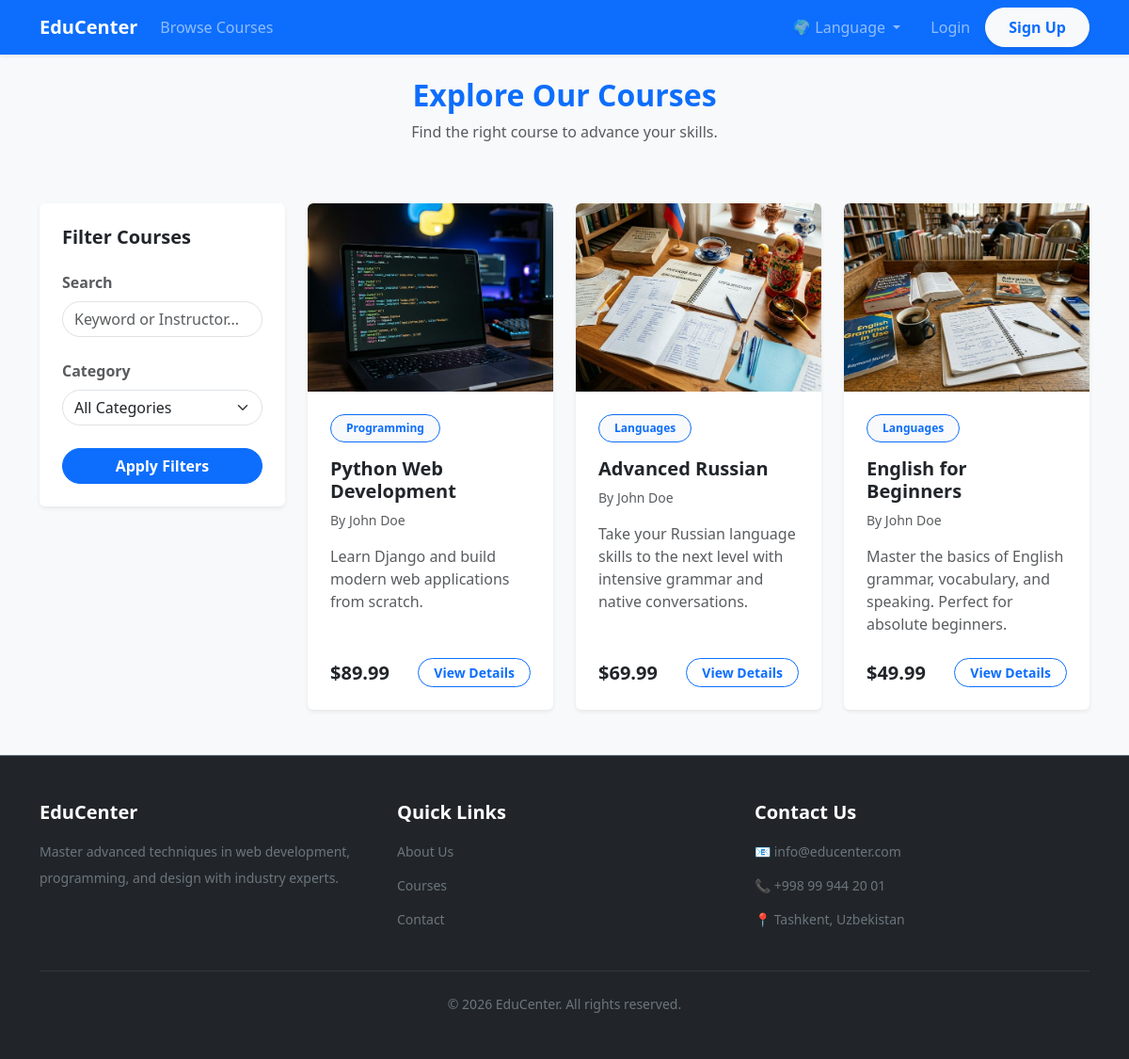
Page /courses/ on the committed database.
### courses/models.py (models this page shows, shortened)
class Course(models.Model):
    LEVEL_CHOICES = (
        ('beginner', 'Beginner'),
        ('intermediate', 'Intermediate'),
        ('advanced', 'Advanced'),
    )
    title = models.CharField(max_length=200)
    description = models.TextField()
    category = models.ForeignKey(Category, on_delete=models.SET_NULL, null=True, related_name='courses')
    instructor = models.ForeignKey(
        settings.AUTH_USER_MODEL,
        on_delete=models.CASCADE,
        limit_choices_to={'role': 'instructor'},
        related_name='taught_courses'
    )
    price = models.DecimalField(max_digits=10, decimal_places=2, default=0.00)
    duration = models.IntegerField(help_text="Duration in weeks", default=4)
    level = models.CharField(max_length=20, choices=LEVEL_CHOICES, default='beginner')
    image = models.ImageField(upload_to='course_images/', blank=True, null=True)
    created_at = models.DateTimeField(auto_now_add=True)

class Category(models.Model):
    name = models.CharField(max_length=100)
    description = models.TextField(blank=True)
    class Meta:
        verbose_name_plural = "Categories"

### users/models.py (models this page shows)
class User(AbstractUser):
    ROLE_CHOICES = (
        ('student', 'Student'),
        ('admin', 'Admin'),
        ('instructor', 'Instructor'),
    )
    role = models.CharField(max_length=20, choices=ROLE_CHOICES, default='student')
    profile_picture = models.ImageField(upload_to='profile_pics/', blank=True, null=True)

### courses/views.py (the view)
# urls.py: path('', views.course_list, name='course_list'),
def course_list(request):
    query = request.GET.get('q', '')
    category_id = request.GET.get('category', '')
    courses = Course.objects.all().order_by('-created_at')
    if query:
        courses = courses.filter(
            Q(title__icontains=query) |
            Q(description__icontains=query) |
            Q(instructor__username__icontains=query)
        )
    if category_id:
        courses = courses.filter(category_id=category_id)
    paginator = Paginator(courses, 6) # 6 courses per page
    page_number = request.GET.get('page')
    page_obj = paginator.get_page(page_number)
    categories = Category.objects.all()
    context = {
        'page_obj': page_obj,
        'categories': categories,
        'query': query,
        'current_category': category_id,
    }
    return render(request, 'courses/course_list.html', context)

### templates/courses/course_list.html (shortened to what this page needs)
{% extends 'base.html' %}
{% block content %}
<div class="row mb-5">
    <div class="col-12 text-center">
        <h2 class="text-primary fw-bold">Explore Our Courses</h2>
        <p class="text-muted">Find the right course to advance your skills.</p>
    </div>
</div>
<div class="row">
    <div class="col-lg-3 col-md-4 mb-4">
        <div class="card shadow-sm border-0 bg-white">
            <div class="card-body p-4">
                <h5 class="card-title fw-bold text-dark mb-4"> Filter Courses</h5>
                <form method="get" action="{% url 'course_list' %}">
                    <div class="mb-4">
                        <label class="form-label text-muted fw-bold">Search</label>
                        <input type="text" name="q" class="form-control rounded-pill" value="{{ query }}" placeholder="Keyword or Instructor...">
                    </div>
                    <div class="mb-4">
                        <label class="form-label text-muted fw-bold">Category</label>
                        <select name="category" class="form-select rounded-pill">
                            <option value="">All Categories</option>
                        </select>
                    </div>
                    <button type="submit" class="btn btn-primary w-100 rounded-pill fw-bold">Apply Filters</button>
                </form>
            </div>
        </div>
    </div>
    <div class="col-lg-9 col-md-8">
        <div class="row g-4">
            {% for course in page_obj %}
            <div class="col-md-6 col-lg-4">
                <div class="card h-100 shadow-sm border-0 bg-white course-card overflow-hidden">
                    {% if course.image %}
                        <img src="{{ course.image.url }}" class="card-img-top w-100" alt="{{ course.title }}" style="height: 200px; object-fit: cover;">
                    {% else %}
                        <div class="card-img-top bg-light d-flex align-items-center justify-content-center text-muted w-100" style="height: 200px;">
                            <i class="bi bi-image" style="font-size: 3rem;"></i>
                        </div>
                    {% endif %}
                    <div class="card-body p-4 d-flex flex-column">
                        <span class="badge bg-light text-primary border border-primary rounded-pill px-3 py-2 mb-3 align-self-start">{{ course.category.name|default:"Uncategorized" }}</span>
                        <h5 class="card-title fw-bold mb-2">{{ course.title }}</h5>
                        <p class="text-muted small mb-3">By {{ course.instructor.get_full_name|default:course.instructor.username }}</p>
                        <p class="card-text text-muted mb-4">{{ course.description|truncatewords:15 }}</p>
                        <div class="mt-auto d-flex justify-content-between align-items-center">
                            <span class="fw-bold fs-5 text-dark">${{ course.price }}</span>
                            <a href="{% url 'course_detail' course.id %}" class="btn btn-outline-primary btn-sm rounded-pill fw-bold px-3">View Details</a>
                        </div>
                    </div>
                </div>
            </div>
            {% empty %}
            <div class="col-12 text-center py-5">
                <p class="text-muted fs-5">No courses found matching your criteria.</p>
            </div>
            {% endfor %}
        </div>
    </div>
</div>
{% endblock %}

### templates/base.html (style rules this page uses)
body { overflow-x: hidden; }

### templates/courses/course_list.html (style rules this page uses)
.course-card { transition: transform 0.2s ease, box-shadow 0.2s ease; }

### rows in the picture
Course: image (picture), category.name "Programming", title "Python Web Development", instructor.get_full_name "John Doe", description "Learn Django and build modern web applications from scratch.", price "89.99"
Course: image (picture), category.name "Languages", title "Advanced Russian", instructor.get_full_name "John Doe", description "Take your Russian language skills to the next level with intensive grammar and native conversations.", price "69.99"
Course: image (picture), category.name "Languages", title "English for Beginners", instructor.get_full_name "John Doe", description "Master the basics of English grammar, vocabulary, and speaking. Perfect for absolute beginners.", price "49.99"
